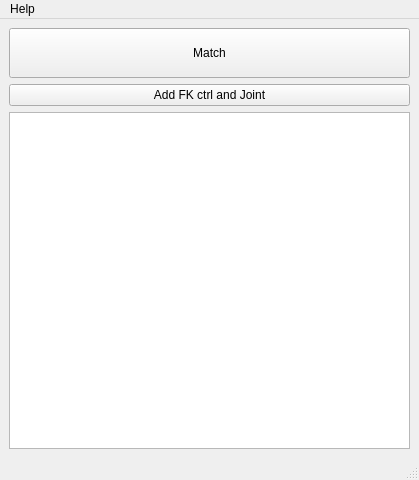
<?xml version="1.0" encoding="UTF-8"?>
<ui version="4.0">
 <class>MainWindow</class>
 <widget class="QMainWindow" name="MainWindow">
  <property name="geometry">
   <rect>
    <x>0</x>
    <y>0</y>
    <width>419</width>
    <height>480</height>
   </rect>
  </property>
  <property name="windowTitle">
   <string>MainWindow</string>
  </property>
  <widget class="QWidget" name="centralwidget">
   <layout class="QVBoxLayout" name="verticalLayout">
    <item>
     <widget class="QPushButton" name="match_button">
      <property name="minimumSize">
       <size>
        <width>0</width>
        <height>50</height>
       </size>
      </property>
      <property name="toolTip">
       <string>Jointの位置にマッチするようにFK ctrlの位置を移動します（表で選択した行の内容を使います）</string>
      </property>
      <property name="text">
       <string>Match</string>
      </property>
     </widget>
    </item>
    <item>
     <widget class="QPushButton" name="add_button">
      <property name="toolTip">
       <string>選択したFKコントローラーとジョイントを追加します（1選択目がFKコントローラー / 2選択目がジョイント）</string>
      </property>
      <property name="text">
       <string>Add FK ctrl and Joint</string>
      </property>
     </widget>
    </item>
    <item>
     <widget class="QTableView" name="match_info_table_view">
      <property name="sizeAdjustPolicy">
       <enum>QAbstractScrollArea::AdjustToContents</enum>
      </property>
      <attribute name="horizontalHeaderCascadingSectionResizes">
       <bool>false</bool>
      </attribute>
     </widget>
    </item>
   </layout>
  </widget>
  <widget class="QStatusBar" name="statusbar"/>
  <widget class="QMenuBar" name="menubar">
   <property name="geometry">
    <rect>
     <x>0</x>
     <y>0</y>
     <width>419</width>
     <height>22</height>
    </rect>
   </property>
   <widget class="QMenu" name="menuHelp">
    <property name="title">
     <string>Help</string>
    </property>
    <addaction name="manual_action"/>
   </widget>
   <addaction name="menuHelp"/>
  </widget>
  <action name="actionExport_setting_file">
   <property name="text">
    <string>Export setting file</string>
   </property>
  </action>
  <action name="actionImport_setting_file">
   <property name="text">
    <string>Import setting file</string>
   </property>
  </action>
  <action name="manual_action">
   <property name="text">
    <string>Manual</string>
   </property>
  </action>
 </widget>
 <resources/>
 <connections/>
</ui>
